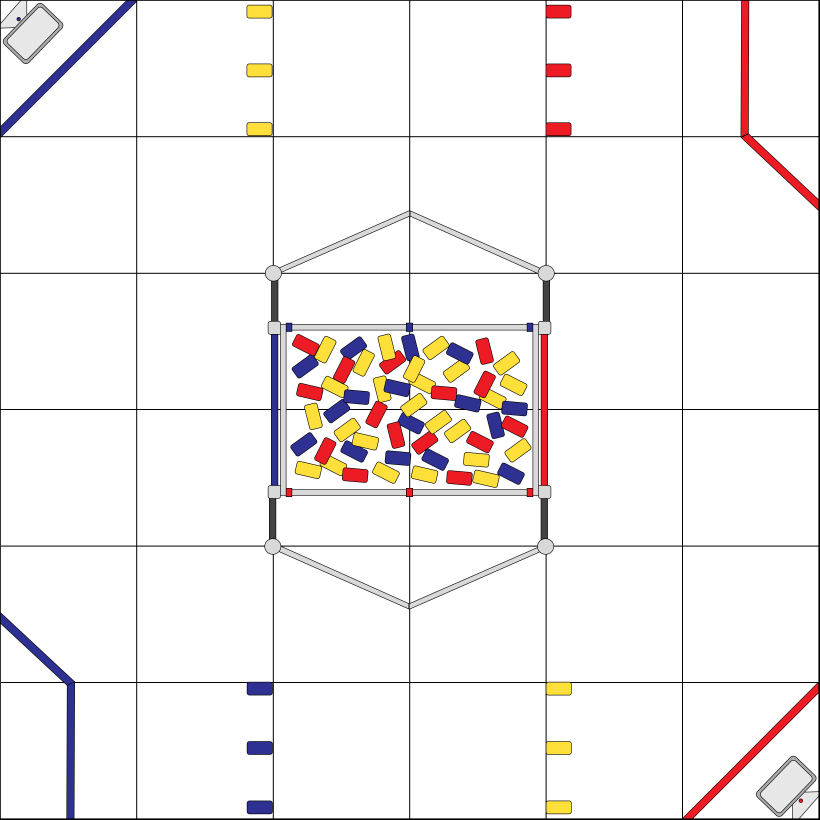
#> input picture 24-25-INTO-THE-DEEP/bouncyFTC/into-the-deep.png, 4096 x 4096 px, found by its file name (shown at 1/5 size)
$ python main.py
#> lines starting #> are read from the running program, lines starting #| are printed output that depends on the picture
import numpy as np
import matplotlib.pyplot as plt
from PIL import Image

def spline_fit(x0, dx0, x1, dx1):
    a = 2 * x0 + dx0 - 2 * x1 + dx1
    b = -3 * x0 - 2 * dx0 + 3 * x1 - dx1
    c = dx0
    d = x0
    return a, b, c, d

def spline_get(spline, u):
    a, b, c, d = spline
    return a * u**3 + b * u**2 + c * u + d

def spline_deriv(spline, u):
    a, b, c, d = spline
    return 3 * a * u**2 + 2 * b * u + c

# image=Image.open("into-the-deep.png")
image = Image.open("D:\\FtcRobotController\\TeamCode\\src\\main\\java\\org\\firstinspires\\ftc\\teamcode\\bouncyFTC\\into-the-deep.png")
#> image is the input picture: PIL image 4096x4096 RGBA; mean R, G, B, A 244.5, 241.2, 240.5, 255
image=image.resize((144, 144), Image.Resampling.LANCZOS)
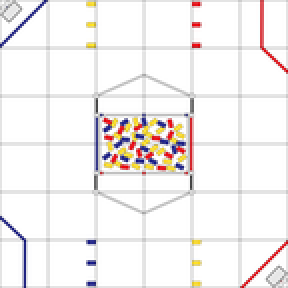
#> image: PIL image 144x144 RGBA (shown 2 times larger); mean R, G, B, A 243.7, 240.4, 239.6, 255

plt.imshow(np.rot90(np.array(image),3),extent=[-72,72,-72,72])
u = np.linspace(0, 1, 100)

# 0-5
x_spline = spline_fit(-6, 20, -6, 20)
y_spline = spline_fit(60, 0, 36, 0)
plt.plot(spline_get(x_spline, u), spline_get(y_spline, u))
# plt.show()

# 5-10
x_spline = spline_fit(-6, -100, -48, 0)
y_spline = spline_fit(36, 100, 12, 100)
plt.plot(spline_get(x_spline, u), spline_get(y_spline, u))

# 10-15
x_spline = spline_fit(-48, 0, -48, 0)
y_spline = spline_fit(12, 100, 48, 0)
plt.plot(spline_get(x_spline, u), spline_get(y_spline, u))

# 15-20
x_spline = spline_fit(-48, 0, -57, 0)
y_spline = spline_fit(48, 0, 12, 100)
plt.plot(spline_get(x_spline, u), spline_get(y_spline, u))

# 20-25
x_spline = spline_fit(-57, 0, -57, 0)
y_spline = spline_fit(12, 0, 48, 0)
plt.plot(spline_get(x_spline, u), spline_get(y_spline, u))

# 25-30
x_spline = spline_fit(-57, 0, -6, 0)
y_spline = spline_fit(48, 0, 36, 0)
plt.plot(spline_get(x_spline, u), spline_get(y_spline, u))

# 30-35
x_spline = spline_fit(-6, 0, -48, 0)
y_spline = spline_fit(36, 0, 60, 0)
plt.plot(spline_get(x_spline, u), spline_get(y_spline, u))

plt.title('Trajectory')
plt.xlabel('x [in]')
plt.ylabel('y [in]')

# plt.plot(spline_deriv(x_spline, u), spline_deriv(y_spline, u))
plt.show()
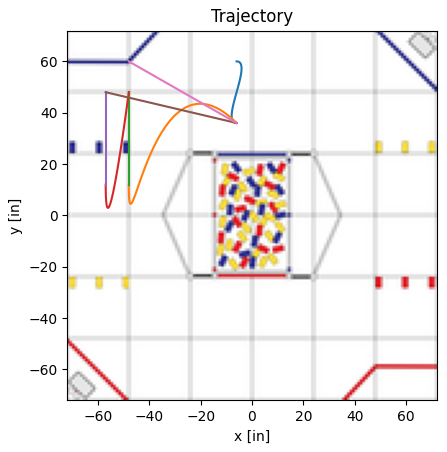
#> figure drawn by matplotlib, 1 panel
